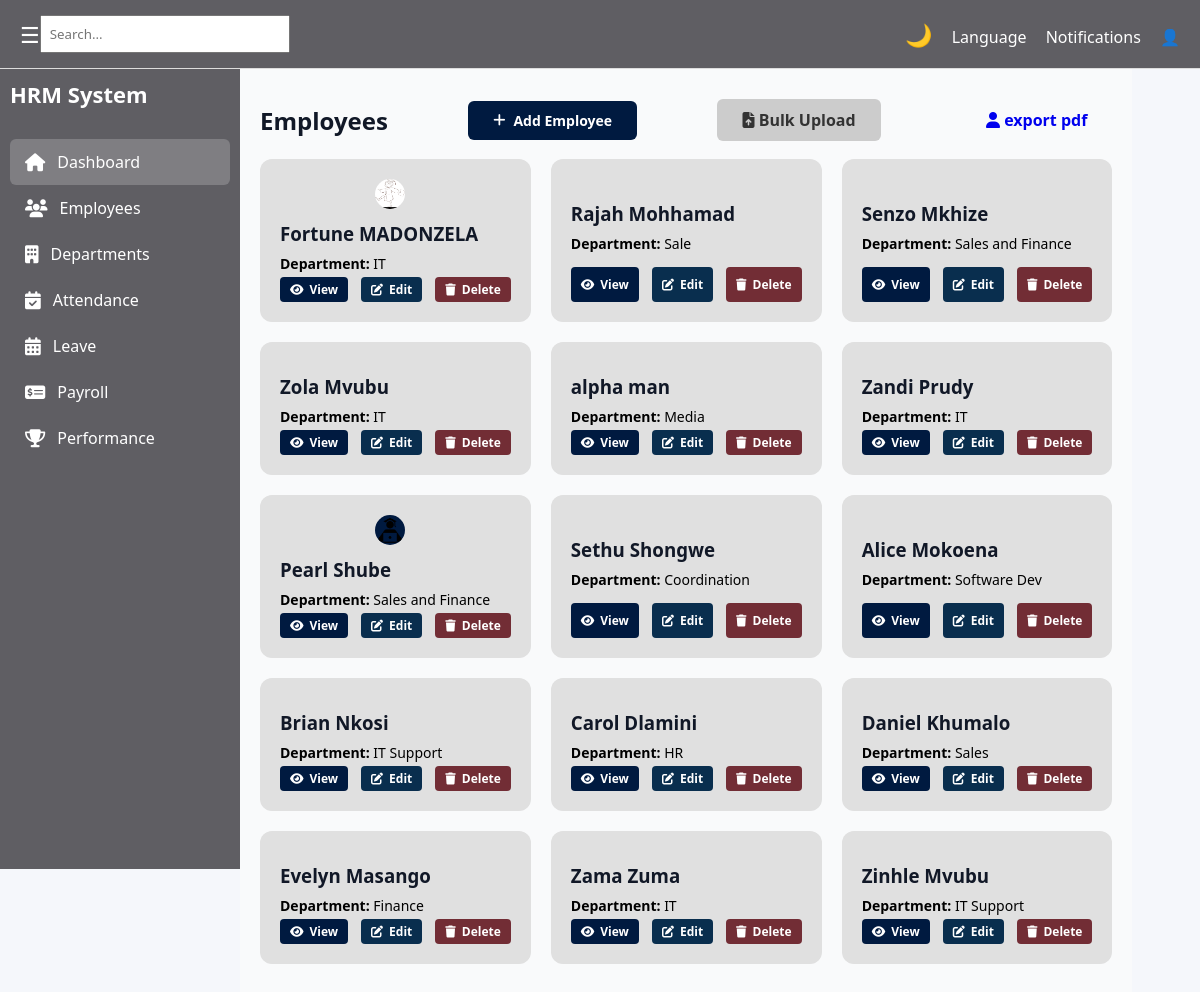
The app's page /hr/employees/ with its own data.
### hr/models.py (models this page shows, shortened)
class Employee(models.Model):
    user = models.OneToOneField(User, on_delete=models.CASCADE)
    department = models.ForeignKey(Department, on_delete=models.CASCADE)
    first_name = models.CharField(max_length=50)
    last_name = models.CharField(max_length=50)
    email = models.EmailField(unique=True)
    role = models.ForeignKey(Role, on_delete=models.CASCADE)
    date_joined = models.DateField(auto_now_add=True)
    profile_picture = models.ImageField(upload_to='employee_profiles/', blank=True, null=True) #media/employee_profiles/
    contract_copy = models.FileField(upload_to='employee_contracts/', blank=True, null=True) #media/employee_contracts/

class Department(models.Model):
    name = models.CharField(max_length=100)
    description = models.TextField(blank=True)
    def __str__(self):
        return self.name

### hr/views.py (the view)
# urls.py: path('employees/', EmployeesView.as_view(), name='employees'),
class EmployeesView(View):
    def get(self, request):
        template = loader.get_template('hr/pages/employees.html')
        employees = Employee.objects.all()
        context = {
            'employees': employees,
            'department_count': Department.objects.count(),
        }
        return HttpResponse(template.render(context, request))

### hr/templates/hr/pages/employees.html (shortened to what this page needs)
{% extends "hr/base/base.html" %}
{% block content %}
<section class="content">
            <div class="page-header">
                <h2>Employees</h2>
                <a href="{% url 'employee_create' %}" class="btn btn-primary">
                    <i class="fas fa-plus"></i> Add Employee
                </a>
                                <a href="{% url 'employee_bulk_upload' %}" class="btn btn-secondary">
    <i class="fas fa-file-upload"></i> Bulk Upload
</a>
<a href="{% url 'export_employee_profile' %}" class="btn btn-info">
    <i class="fas fa-user"></i> export pdf
</a>
            </div>
            <div class="employee-table">
               {% for employee in employees %}
                <div class="employee-card">
                    <div class="emp-photo">
                        {% if employee.profile_picture %}
                        <img src="{{ employee.profile_picture.url }}" alt="Profile Picture" class="employee-avatar">
                        {% endif %}
                    </div>
                    <div class="emp-info">
                        <h3>{{ employee.first_name }} {{ employee.last_name }}</h3>
                        <p><strong>Department:</strong> {{ employee.department }}</p>
                    </div>
                    <div class="employee-actions">
                        <a href="{% url 'employee_detail' employee.pk %}" class="btn btn-view">
                            <i class="fas fa-eye"></i> View
                        </a>
                        <a href="{% url 'employee_update' employee.pk %}" class="btn btn-edit">
                            <i class="fas fa-edit"></i> Edit
                        </a>
                        <a href="{% url 'employee_delete' employee.pk %}" class="btn btn-delete">
                            <i class="fas fa-trash"></i> Delete
                        </a>
                    </div>
                </div>
                {% empty %}
                <p>No employees found.</p>
                {% endfor %}
            </div>
        </section>
{% endblock %}

### hr/static/hr/css/global.css (style rules this page uses)
* { margin: 0; padding: 0; box-sizing: border-box; font-family: "Segoe UI", sans-serif; }
body { background: white; transition: background 0.3s, color 0.3s; }
.content { padding: 25px; color: #000; }
.content h1, .content p, .content .card, .content .box { color: #000; }
.employee-table { display: grid; grid-template-columns: repeat(3, 1fr); gap: 20px; }
.employee-card { display: grid; grid-template-columns: 1fr; background: #e0e0e0; padding: 20px; border-radius: 12px; transition: transform 0.3s, box-shadow 0.3s; }
.emp-photo { display: flex; justify-content: center; align-items: center; margin-bottom: 12px; }
.emp-info h3 { margin-bottom: 8px; }
.emp-info p, .emp-details p, .emp-actions p { font-size: 14px; color: black; margin-bottom: 4px; }
.page-header { display: flex; align-items: center; justify-content: space-between; gap: 12px; margin-bottom: 18px; flex-wrap: wrap; }
.employee-actions { display: flex; gap: 8px; flex-wrap: wrap; }
.employee-actions .btn, .employee-actions .btn-view, .employee-actions .btn-edit, .employee-actions .btn-delete { padding: 4px 10px; font-size: 12px; border-radius: 4px; }
.employee-actions .btn i, .employee-actions .btn-view i, .employee-actions .btn-edit i, .employee-actions .btn-delete i { font-size: 12px; }
.btn-view { background-color: #1f9d5a; color: #fff; border: none; padding: 6px 14px; font-size: 14px; border-radius: 5px; font-weight: 600; text-decoration: none; display: inline-flex; align-items: center; transition: background 0.3s; }
.btn-view i { margin-right: 6px; }
.btn-primary { padding: 12px 20px; background-color: #001a40; color: #fff; border: none; border-radius: 6px; font-weight: 600; text-decoration: none; display: inline-flex; align-items: center; gap: 8px; transition: all 0.3s ease; cursor: pointer; font-size: 14px; }
.btn-view { padding: 6px 12px; background-color: #001a40; color: #fff; border-radius: 6px; text-decoration: none; font-size: 0.9rem; transition: all 0.3s ease; font-weight: 500; }
.btn-edit { padding: 6px 12px; background-color: #28a745; color: #fff; border-radius: 6px; text-decoration: none; font-size: 0.9rem; transition: all 0.3s ease; margin-left: 5px; }
.btn-delete { padding: 6px 12px; background-color: #dc3545; color: #fff; border-radius: 6px; text-decoration: none; font-size: 0.9rem; transition: all 0.3s ease; margin-left: 5px; }
.btn { padding: 6px 10px; border: none; border-radius: 6px; cursor: pointer; }
body { margin: 0; font-family: "Segoe UI", sans-serif; height: 100vh; }
.btn-edit { background-color: #001a40; color: #fff; border: none; padding: 6px 14px; font-size: 14px; border-radius: 5px; font-weight: 600; text-decoration: none; display: inline-flex; align-items: center; transition: background 0.3s; }
.btn-edit i { margin-right: 6px; }
.btn-delete { background-color: #5a060fd0; color: #fff; border: none; padding: 6px 14px; font-size: 14px; border-radius: 5px; font-weight: 600; text-decoration: none; display: inline-flex; align-items: center; margin-left: 5px; transition: background 0.3s; }
.btn-delete i { margin-right: 6px; }

### hr/static/hr/css/attendance.css (style rules this page uses)
.btn-edit { padding: 6px 12px; background-color: #092e4e; color: #fff; border-radius: 6px; text-decoration: none; font-size: 0.9rem; transition: background 0.3s ease; }
.btn-primary { background-color:#001a40; color:white; border:none; cursor:pointer; font-weight:600; }
.btn-secondary { background-color:#6c757d; color:white; text-decoration:none; display:inline-block; }
.employee-avatar { display: inline-block; width: 30px; height: 30px; border-radius: 50%; background-color: #001a40; color: white; text-align: center; line-height: 30px; font-weight: bold; margin-right: 10px; }
.btn { padding: 10px 25px; border-radius: 6px; font-weight: 600; text-decoration: none; cursor: pointer; transition: 0.3s; }
.btn-primary { background-color: #001a40; color: #fff; border: none; }
.btn-secondary { background-color: #ccc; color: #333; border: none; }
h3 { margin-bottom: 20px; }

### hr/static/hr/css/performance.css (style rules this page uses)
.content { padding: 20px; }
.content { padding: 30px 20px; font-family: 'Segoe UI', Tahoma, Geneva, Verdana, sans-serif; color: #111827; background: #f9fafb; }
.page-header .btn { width:auto; }

### hr/static/hr/css/apply_leave.css (style rules this page uses)
body { background-color: #f5f7fb; font-family: Arial, Helvetica, sans-serif; }

### records on screen
Employee: profile_picture (picture), first_name "Fortune", last_name "MADONZELA", department "IT"
Employee: first_name "Rajah", last_name "Mohhamad", department "Sale"
Employee: first_name "Senzo", last_name "Mkhize", department "Sales and Finance"
Employee: first_name "Zola", last_name "Mvubu", department "IT"
Employee: first_name "alpha", last_name "man", department "Media"
Employee: first_name "Zandi", last_name "Prudy", department "IT"
Employee: profile_picture (picture), first_name "Pearl", last_name "Shube", department "Sales and Finance"
Employee: first_name "Sethu", last_name "Shongwe", department "Coordination"
Employee: first_name "Alice", last_name "Mokoena", department "Software Dev"
Employee: first_name "Brian", last_name "Nkosi", department "IT Support"
Employee: first_name "Carol", last_name "Dlamini", department "HR"
Employee: first_name "Daniel", last_name "Khumalo", department "Sales"
Employee: first_name "Evelyn", last_name "Masango", department "Finance"
Employee: first_name "Zama", last_name "Zuma", department "IT"
Employee: first_name "Zinhle", last_name "Mvubu", department "IT Support"
